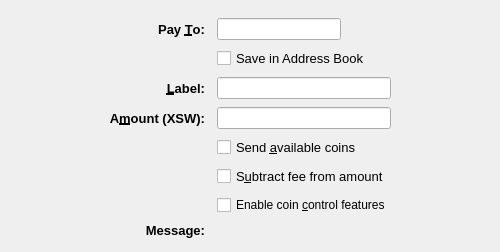
<?xml version="1.0" encoding="UTF-8"?>
<ui version="4.0">
 <class>SendCoinsEntry</class>
 <widget class="QStackedWidget" name="SendCoinsEntry">
  <property name="focusPolicy">
   <enum>Qt::TabFocus</enum>
  </property>
  <property name="autoFillBackground">
   <bool>false</bool>
  </property>
  <property name="currentIndex">
   <number>0</number>
  </property>
  <widget class="QFrame" name="SendCoins">
   <property name="frameShape">
    <enum>QFrame::NoFrame</enum>
   </property>
   <layout class="QGridLayout" name="gridLayout">
    <property name="topMargin">
     <number>8</number>
    </property>
    <property name="bottomMargin">
     <number>4</number>
    </property>
    <property name="horizontalSpacing">
     <number>12</number>
    </property>
    <property name="verticalSpacing">
     <number>8</number>
    </property>
    <item row="1" column="0">
     <spacer name="horizontalSpacer">
      <property name="orientation">
       <enum>Qt::Horizontal</enum>
      </property>
      <property name="sizeType">
       <enum>QSizePolicy::Maximum</enum>
      </property>
      <property name="sizeHint" stdset="0">
       <size>
        <width>100</width>
        <height>20</height>
       </size>
      </property>
     </spacer>
    </item>
    <item row="3" column="2">
     <widget class="QLineEdit" name="addAsLabel">
      <property name="toolTip">
       <string>Enter a label for this address to add it to the list of used addresses</string>
      </property>
     </widget>
    </item>
    <item row="0" column="2">
     <spacer name="verticalSpacer">
      <property name="orientation">
       <enum>Qt::Vertical</enum>
      </property>
      <property name="sizeHint" stdset="0">
       <size>
        <width>20</width>
        <height>10</height>
       </size>
      </property>
     </spacer>
    </item>
    <item row="1" column="3">
     <spacer name="horizontalSpacer_2">
      <property name="orientation">
       <enum>Qt::Horizontal</enum>
      </property>
      <property name="sizeType">
       <enum>QSizePolicy::Maximum</enum>
      </property>
      <property name="sizeHint" stdset="0">
       <size>
        <width>100</width>
        <height>20</height>
       </size>
      </property>
     </spacer>
    </item>
    <item row="12" column="2">
     <widget class="QLabel" name="messageTextLabel">
      <property name="toolTip">
       <string>A message that was attached to the stakework: URI which will be stored with the transaction for your reference. Note: This message will not be sent over the StakeWork network.</string>
      </property>
      <property name="textFormat">
       <enum>Qt::PlainText</enum>
      </property>
     </widget>
    </item>
    <item row="1" column="1">
     <widget class="QLabel" name="payToLabel">
      <property name="font">
       <font>
        <pointsize>10</pointsize>
        <weight>75</weight>
        <bold>true</bold>
       </font>
      </property>
      <property name="text">
       <string>Pay &amp;To:</string>
      </property>
      <property name="alignment">
       <set>Qt::AlignRight|Qt::AlignTrailing|Qt::AlignVCenter</set>
      </property>
      <property name="buddy">
       <cstring>payTo</cstring>
      </property>
     </widget>
    </item>
    <item row="12" column="1">
     <widget class="QLabel" name="messageLabel">
      <property name="font">
       <font>
        <pointsize>10</pointsize>
        <weight>75</weight>
        <bold>true</bold>
       </font>
      </property>
      <property name="text">
       <string>Message:</string>
      </property>
      <property name="alignment">
       <set>Qt::AlignRight|Qt::AlignTrailing|Qt::AlignVCenter</set>
      </property>
     </widget>
    </item>
    <item row="6" column="2">
     <layout class="QHBoxLayout" name="horizontalLayoutAmount" stretch="0">
      <item>
       <widget class="StakeWorkAmountField" name="payAmount">
       </widget>
      </item>
     </layout>
    </item>
    <item row="3" column="1">
     <widget class="QLabel" name="labellLabel">
      <property name="font">
       <font>
        <pointsize>10</pointsize>
        <weight>75</weight>
        <bold>true</bold>
       </font>
      </property>
      <property name="text">
       <string>&amp;Label:</string>
      </property>
      <property name="alignment">
       <set>Qt::AlignRight|Qt::AlignTrailing|Qt::AlignVCenter</set>
      </property>
      <property name="buddy">
       <cstring>addAsLabel</cstring>
      </property>
     </widget>
    </item>
    <item row="1" column="2">
     <layout class="QHBoxLayout" name="payToLayout">
      <property name="spacing">
       <number>0</number>
      </property>
      <item>
       <widget class="QValidatedLineEdit" name="payTo">
        <property name="toolTip">
         <string>The StakeWork address to send the payment to</string>
        </property>
       </widget>
      </item>
      <item>
       <widget class="QPushButton" name="addressBookButton">
        <property name="icon">
         <iconset resource="../stakework.qrc">
          <normaloff>:/icons/address-book</normaloff>:/icons/address-book</iconset>
        </property>
        <property name="flat">
         <bool>true</bool>
        </property>
        <property name="shortcut">
         <string>Alt+A</string>
        </property>
       </widget>
      </item>
      <item>
       <spacer name="horizontalSpacer_3">
        <property name="orientation">
         <enum>Qt::Horizontal</enum>
        </property>
        <property name="sizeType">
         <enum>QSizePolicy::Maximum</enum>
        </property>
        <property name="sizeHint" stdset="0">
         <size>
          <width>10</width>
          <height>20</height>
         </size>
        </property>
       </spacer>
      </item>
     </layout>
    </item>
    <item row="10" column="2">
     <spacer name="verticalSpacer_3">
      <property name="orientation">
       <enum>Qt::Vertical</enum>
      </property>
      <property name="sizeHint" stdset="0">
       <size>
        <width>20</width>
        <height>10</height>
       </size>
      </property>
     </spacer>
    </item>
    <item row="2" column="2">
     <widget class="QCheckBox" name="addressBookCheckBox">
      <property name="font">
       <font>
        <pointsize>10</pointsize>
       </font>
      </property>
      <property name="text">
       <string>Save in Address Book</string>
      </property>
      <property name="toolTip">
       <string>Save this address in the address book for later reference.</string>
      </property>
     </widget>
    </item>
    <item row="6" column="1">
     <widget class="QLabel" name="amountLabel">
      <property name="font">
       <font>
        <pointsize>10</pointsize>
        <weight>75</weight>
        <bold>true</bold>
       </font>
      </property>
      <property name="text">
       <string>A&amp;mount (XSW):</string>
      </property>
      <property name="alignment">
       <set>Qt::AlignRight|Qt::AlignTrailing|Qt::AlignVCenter</set>
      </property>
      <property name="buddy">
       <cstring>payAmount</cstring>
      </property>
      <property name="toolTip">
       <string>How much do you want to send?</string>
      </property>
     </widget>
    </item>
    <item row="13" column="2">
     <spacer name="verticalSpacer_2">
      <property name="orientation">
       <enum>Qt::Vertical</enum>
      </property>
      <property name="sizeHint" stdset="0">
       <size>
        <width>20</width>
        <height>10</height>
       </size>
      </property>
     </spacer>
    </item>
    <item row="7" column="2">
     <widget class="QCheckBox" name="checkboxUseFullAmount">
      <property name="font">
       <font>
        <pointsize>10</pointsize>
       </font>
      </property>
      <property name="toolTip">
       <string>Should we use all available balance to send?</string>
      </property>
      <property name="text">
       <string>Send &amp;available coins</string>
      </property>
     </widget>
    </item>
    <item row="8" column="2">
     <widget class="QCheckBox" name="checkboxSubtractFeeFromAmount">
      <property name="font">
       <font>
        <pointsize>10</pointsize>
       </font>
      </property>
      <property name="toolTip">
       <string>The fee will be deducted from the amount being sent. The recipient will receive less stakeworks than you enter in the amount field. If multiple recipients are selected, the fee is split equally.</string>
      </property>
      <property name="text">
       <string>S&amp;ubtract fee from amount</string>
      </property>
     </widget>
    </item>
    <item row="10" column="2">
     <widget class="QCheckBox" name="checkboxCoinControl">
      <property name="toolTip">
       <string>Whether to show coin control features or not.</string>
      </property>
      <property name="text">
       <string>Enable coin &amp;control features</string>
      </property>
     </widget>
    </item>
   </layout>
  </widget>
  <widget class="QFrame" name="SendCoins_UnauthenticatedPaymentRequest">
   <property name="visible">
    <bool>false</bool>
   </property>
   <property name="palette">
    <palette>
     <active>
      <colorrole role="WindowText">
       <brush brushstyle="SolidPattern">
        <color alpha="255">
         <red>0</red>
         <green>0</green>
         <blue>0</blue>
        </color>
       </brush>
      </colorrole>
      <colorrole role="Button">
       <brush brushstyle="SolidPattern">
        <color alpha="255">
         <red>239</red>
         <green>241</green>
         <blue>244</blue>
        </color>
       </brush>
      </colorrole>
      <colorrole role="Light">
       <brush brushstyle="SolidPattern">
        <color alpha="255">
         <red>255</red>
         <green>255</green>
         <blue>255</blue>
        </color>
       </brush>
      </colorrole>
      <colorrole role="Midlight">
       <brush brushstyle="SolidPattern">
        <color alpha="255">
         <red>255</red>
         <green>255</green>
         <blue>191</blue>
        </color>
       </brush>
      </colorrole>
      <colorrole role="Dark">
       <brush brushstyle="SolidPattern">
        <color alpha="255">
         <red>127</red>
         <green>127</green>
         <blue>63</blue>
        </color>
       </brush>
      </colorrole>
      <colorrole role="Mid">
       <brush brushstyle="SolidPattern">
        <color alpha="255">
         <red>170</red>
         <green>170</green>
         <blue>84</blue>
        </color>
       </brush>
      </colorrole>
      <colorrole role="Text">
       <brush brushstyle="SolidPattern">
        <color alpha="255">
         <red>0</red>
         <green>0</green>
         <blue>0</blue>
        </color>
       </brush>
      </colorrole>
      <colorrole role="BrightText">
       <brush brushstyle="SolidPattern">
        <color alpha="255">
         <red>255</red>
         <green>255</green>
         <blue>255</blue>
        </color>
       </brush>
      </colorrole>
      <colorrole role="ButtonText">
       <brush brushstyle="SolidPattern">
        <color alpha="255">
         <red>0</red>
         <green>0</green>
         <blue>0</blue>
        </color>
       </brush>
      </colorrole>
      <colorrole role="Base">
       <brush brushstyle="SolidPattern">
        <color alpha="255">
         <red>239</red>
         <green>241</green>
         <blue>244</blue>
        </color>
       </brush>
      </colorrole>
      <colorrole role="Window">
       <brush brushstyle="SolidPattern">
        <color alpha="255">
         <red>239</red>
         <green>241</green>
         <blue>244</blue>
        </color>
       </brush>
      </colorrole>
      <colorrole role="Shadow">
       <brush brushstyle="SolidPattern">
        <color alpha="255">
         <red>0</red>
         <green>0</green>
         <blue>0</blue>
        </color>
       </brush>
      </colorrole>
      <colorrole role="AlternateBase">
       <brush brushstyle="SolidPattern">
        <color alpha="255">
         <red>255</red>
         <green>255</green>
         <blue>191</blue>
        </color>
       </brush>
      </colorrole>
      <colorrole role="ToolTipBase">
       <brush brushstyle="SolidPattern">
        <color alpha="255">
         <red>255</red>
         <green>255</green>
         <blue>220</blue>
        </color>
       </brush>
      </colorrole>
      <colorrole role="ToolTipText">
       <brush brushstyle="SolidPattern">
        <color alpha="255">
         <red>0</red>
         <green>0</green>
         <blue>0</blue>
        </color>
       </brush>
      </colorrole>
     </active>
     <inactive>
      <colorrole role="WindowText">
       <brush brushstyle="SolidPattern">
        <color alpha="255">
         <red>0</red>
         <green>0</green>
         <blue>0</blue>
        </color>
       </brush>
      </colorrole>
      <colorrole role="Button">
       <brush brushstyle="SolidPattern">
        <color alpha="255">
         <red>239</red>
         <green>241</green>
         <blue>244</blue>
        </color>
       </brush>
      </colorrole>
      <colorrole role="Light">
       <brush brushstyle="SolidPattern">
        <color alpha="255">
         <red>255</red>
         <green>255</green>
         <blue>255</blue>
        </color>
       </brush>
      </colorrole>
      <colorrole role="Midlight">
       <brush brushstyle="SolidPattern">
        <color alpha="255">
         <red>255</red>
         <green>255</green>
         <blue>191</blue>
        </color>
       </brush>
      </colorrole>
      <colorrole role="Dark">
       <brush brushstyle="SolidPattern">
        <color alpha="255">
         <red>127</red>
         <green>127</green>
         <blue>63</blue>
        </color>
       </brush>
      </colorrole>
      <colorrole role="Mid">
       <brush brushstyle="SolidPattern">
        <color alpha="255">
         <red>170</red>
         <green>170</green>
         <blue>84</blue>
        </color>
       </brush>
      </colorrole>
      <colorrole role="Text">
       <brush brushstyle="SolidPattern">
        <color alpha="255">
         <red>0</red>
         <green>0</green>
         <blue>0</blue>
        </color>
       </brush>
      </colorrole>
      <colorrole role="BrightText">
       <brush brushstyle="SolidPattern">
        <color alpha="255">
         <red>255</red>
         <green>255</green>
         <blue>255</blue>
        </color>
       </brush>
      </colorrole>
      <colorrole role="ButtonText">
       <brush brushstyle="SolidPattern">
        <color alpha="255">
         <red>0</red>
         <green>0</green>
         <blue>0</blue>
        </color>
       </brush>
      </colorrole>
      <colorrole role="Base">
       <brush brushstyle="SolidPattern">
        <color alpha="255">
         <red>239</red>
         <green>241</green>
         <blue>244</blue>
        </color>
       </brush>
      </colorrole>
      <colorrole role="Window">
       <brush brushstyle="SolidPattern">
        <color alpha="255">
         <red>239</red>
         <green>241</green>
         <blue>244</blue>
        </color>
       </brush>
      </colorrole>
      <colorrole role="Shadow">
       <brush brushstyle="SolidPattern">
        <color alpha="255">
         <red>0</red>
         <green>0</green>
         <blue>0</blue>
        </color>
       </brush>
      </colorrole>
      <colorrole role="AlternateBase">
       <brush brushstyle="SolidPattern">
        <color alpha="255">
         <red>255</red>
         <green>255</green>
         <blue>191</blue>
        </color>
       </brush>
      </colorrole>
      <colorrole role="ToolTipBase">
       <brush brushstyle="SolidPattern">
        <color alpha="255">
         <red>255</red>
         <green>255</green>
         <blue>220</blue>
        </color>
       </brush>
      </colorrole>
      <colorrole role="ToolTipText">
       <brush brushstyle="SolidPattern">
        <color alpha="255">
         <red>0</red>
         <green>0</green>
         <blue>0</blue>
        </color>
       </brush>
      </colorrole>
     </inactive>
     <disabled>
      <colorrole role="WindowText">
       <brush brushstyle="SolidPattern">
        <color alpha="255">
         <red>127</red>
         <green>127</green>
         <blue>63</blue>
        </color>
       </brush>
      </colorrole>
      <colorrole role="Button">
       <brush brushstyle="SolidPattern">
        <color alpha="255">
         <red>239</red>
         <green>241</green>
         <blue>244</blue>
        </color>
       </brush>
      </colorrole>
      <colorrole role="Light">
       <brush brushstyle="SolidPattern">
        <color alpha="255">
         <red>255</red>
         <green>255</green>
         <blue>255</blue>
        </color>
       </brush>
      </colorrole>
      <colorrole role="Midlight">
       <brush brushstyle="SolidPattern">
        <color alpha="255">
         <red>255</red>
         <green>255</green>
         <blue>191</blue>
        </color>
       </brush>
      </colorrole>
      <colorrole role="Dark">
       <brush brushstyle="SolidPattern">
        <color alpha="255">
         <red>127</red>
         <green>127</green>
         <blue>63</blue>
        </color>
       </brush>
      </colorrole>
      <colorrole role="Mid">
       <brush brushstyle="SolidPattern">
        <color alpha="255">
         <red>170</red>
         <green>170</green>
         <blue>84</blue>
        </color>
       </brush>
      </colorrole>
      <colorrole role="Text">
       <brush brushstyle="SolidPattern">
        <color alpha="255">
         <red>127</red>
         <green>127</green>
         <blue>63</blue>
        </color>
       </brush>
      </colorrole>
      <colorrole role="BrightText">
       <brush brushstyle="SolidPattern">
        <color alpha="255">
         <red>255</red>
         <green>255</green>
         <blue>255</blue>
        </color>
       </brush>
      </colorrole>
      <colorrole role="ButtonText">
       <brush brushstyle="SolidPattern">
        <color alpha="255">
         <red>127</red>
         <green>127</green>
         <blue>63</blue>
        </color>
       </brush>
      </colorrole>
      <colorrole role="Base">
       <brush brushstyle="SolidPattern">
        <color alpha="255">
         <red>239</red>
         <green>241</green>
         <blue>244</blue>
        </color>
       </brush>
      </colorrole>
      <colorrole role="Window">
       <brush brushstyle="SolidPattern">
        <color alpha="255">
         <red>239</red>
         <green>241</green>
         <blue>244</blue>
        </color>
       </brush>
      </colorrole>
      <colorrole role="Shadow">
       <brush brushstyle="SolidPattern">
        <color alpha="255">
         <red>0</red>
         <green>0</green>
         <blue>0</blue>
        </color>
       </brush>
      </colorrole>
      <colorrole role="AlternateBase">
       <brush brushstyle="SolidPattern">
        <color alpha="255">
         <red>255</red>
         <green>255</green>
         <blue>127</blue>
        </color>
       </brush>
      </colorrole>
      <colorrole role="ToolTipBase">
       <brush brushstyle="SolidPattern">
        <color alpha="255">
         <red>255</red>
         <green>255</green>
         <blue>220</blue>
        </color>
       </brush>
      </colorrole>
      <colorrole role="ToolTipText">
       <brush brushstyle="SolidPattern">
        <color alpha="255">
         <red>0</red>
         <green>0</green>
         <blue>0</blue>
        </color>
       </brush>
      </colorrole>
     </disabled>
    </palette>
   </property>
   <property name="toolTip">
    <string>This is an unauthenticated payment request.</string>
   </property>
   <property name="autoFillBackground">
    <bool>false</bool>
   </property>
   <property name="frameShape">
    <enum>QFrame::NoFrame</enum>
   </property>
   <layout class="QGridLayout" name="gridLayout_is">
    <property name="spacing">
     <number>12</number>
    </property>
    <item row="0" column="0">
     <widget class="QLabel" name="payToLabel_is">
      <property name="text">
       <string>Pay To:</string>
      </property>
      <property name="alignment">
       <set>Qt::AlignRight|Qt::AlignTrailing|Qt::AlignVCenter</set>
      </property>
     </widget>
    </item>
    <item row="0" column="1">
     <layout class="QHBoxLayout" name="payToLayout_is">
      <property name="spacing">
       <number>0</number>
      </property>
      <item>
       <widget class="QLabel" name="payTo_is">
       </widget>
      </item>
      <item>
       <widget class="QToolButton" name="deleteButton_is">
        <property name="toolTip">
         <string>Remove this entry</string>
        </property>
        <property name="text">
         <string/>
        </property>
        <property name="icon">
         <iconset resource="../stakework.qrc">
          <normaloff>:/icons/remove</normaloff>:/icons/remove</iconset>
        </property>
       </widget>
      </item>
     </layout>
    </item>
    <item row="1" column="0">
     <widget class="QLabel" name="memoLabel_is">
      <property name="text">
       <string>Memo:</string>
      </property>
      <property name="alignment">
       <set>Qt::AlignRight|Qt::AlignTrailing|Qt::AlignVCenter</set>
      </property>
     </widget>
    </item>
    <item row="1" column="1">
     <widget class="QLabel" name="memoTextLabel_is">
      <property name="textFormat">
       <enum>Qt::PlainText</enum>
      </property>
     </widget>
    </item>
    <item row="2" column="0">
     <widget class="QLabel" name="amountLabel_is">
      <property name="text">
       <string>A&amp;mount:</string>
      </property>
      <property name="alignment">
       <set>Qt::AlignRight|Qt::AlignTrailing|Qt::AlignVCenter</set>
      </property>
      <property name="buddy">
       <cstring>payAmount_is</cstring>
      </property>
     </widget>
    </item>
    <item row="2" column="1">
     <widget class="StakeWorkAmountField" name="payAmount_is">
      <property name="acceptDrops">
       <bool>false</bool>
      </property>
     </widget>
    </item>
   </layout>
  </widget>
  <widget class="QFrame" name="SendCoins_AuthenticatedPaymentRequest">
   <property name="visible">
    <bool>false</bool>
   </property>
   <property name="palette">
    <palette>
     <active>
      <colorrole role="WindowText">
       <brush brushstyle="SolidPattern">
        <color alpha="255">
         <red>0</red>
         <green>0</green>
         <blue>0</blue>
        </color>
       </brush>
      </colorrole>
      <colorrole role="Button">
       <brush brushstyle="SolidPattern">
        <color alpha="255">
         <red>239</red>
         <green>241</green>
         <blue>244</blue>
        </color>
       </brush>
      </colorrole>
      <colorrole role="Light">
       <brush brushstyle="SolidPattern">
        <color alpha="255">
         <red>230</red>
         <green>255</green>
         <blue>224</blue>
        </color>
       </brush>
      </colorrole>
      <colorrole role="Midlight">
       <brush brushstyle="SolidPattern">
        <color alpha="255">
         <red>185</red>
         <green>243</green>
         <blue>171</blue>
        </color>
       </brush>
      </colorrole>
      <colorrole role="Dark">
       <brush brushstyle="SolidPattern">
        <color alpha="255">
         <red>70</red>
         <green>116</green>
         <blue>59</blue>
        </color>
       </brush>
      </colorrole>
      <colorrole role="Mid">
       <brush brushstyle="SolidPattern">
        <color alpha="255">
         <red>93</red>
         <green>155</green>
         <blue>79</blue>
        </color>
       </brush>
      </colorrole>
      <colorrole role="Text">
       <brush brushstyle="SolidPattern">
        <color alpha="255">
         <red>0</red>
         <green>0</green>
         <blue>0</blue>
        </color>
       </brush>
      </colorrole>
      <colorrole role="BrightText">
       <brush brushstyle="SolidPattern">
        <color alpha="255">
         <red>155</red>
         <green>255</green>
         <blue>147</blue>
        </color>
       </brush>
      </colorrole>
      <colorrole role="ButtonText">
       <brush brushstyle="SolidPattern">
        <color alpha="255">
         <red>0</red>
         <green>0</green>
         <blue>0</blue>
        </color>
       </brush>
      </colorrole>
      <colorrole role="Base">
       <brush brushstyle="SolidPattern">
        <color alpha="255">
         <red>239</red>
         <green>241</green>
         <blue>244</blue>
        </color>
       </brush>
      </colorrole>
      <colorrole role="Window">
       <brush brushstyle="SolidPattern">
        <color alpha="255">
         <red>239</red>
         <green>241</green>
         <blue>244</blue>
        </color>
       </brush>
      </colorrole>
      <colorrole role="Shadow">
       <brush brushstyle="SolidPattern">
        <color alpha="255">
         <red>0</red>
         <green>0</green>
         <blue>0</blue>
        </color>
       </brush>
      </colorrole>
      <colorrole role="AlternateBase">
       <brush brushstyle="SolidPattern">
        <color alpha="255">
         <red>197</red>
         <green>243</green>
         <blue>187</blue>
        </color>
       </brush>
      </colorrole>
      <colorrole role="NoRole">
       <brush brushstyle="SolidPattern">
        <color alpha="255">
         <red>125</red>
         <green>194</green>
         <blue>122</blue>
        </color>
       </brush>
      </colorrole>
      <colorrole role="ToolTipBase">
       <brush brushstyle="SolidPattern">
        <color alpha="255">
         <red>255</red>
         <green>255</green>
         <blue>220</blue>
        </color>
       </brush>
      </colorrole>
      <colorrole role="ToolTipText">
       <brush brushstyle="SolidPattern">
        <color alpha="255">
         <red>0</red>
         <green>0</green>
         <blue>0</blue>
        </color>
       </brush>
      </colorrole>
     </active>
     <inactive>
      <colorrole role="WindowText">
       <brush brushstyle="SolidPattern">
        <color alpha="255">
         <red>0</red>
         <green>0</green>
         <blue>0</blue>
        </color>
       </brush>
      </colorrole>
      <colorrole role="Button">
       <brush brushstyle="SolidPattern">
        <color alpha="255">
         <red>239</red>
         <green>241</green>
         <blue>244</blue>
        </color>
       </brush>
      </colorrole>
      <colorrole role="Light">
       <brush brushstyle="SolidPattern">
        <color alpha="255">
         <red>230</red>
         <green>255</green>
         <blue>224</blue>
        </color>
       </brush>
      </colorrole>
      <colorrole role="Midlight">
       <brush brushstyle="SolidPattern">
        <color alpha="255">
         <red>185</red>
         <green>243</green>
         <blue>171</blue>
        </color>
       </brush>
      </colorrole>
      <colorrole role="Dark">
       <brush brushstyle="SolidPattern">
        <color alpha="255">
         <red>70</red>
         <green>116</green>
         <blue>59</blue>
        </color>
       </brush>
      </colorrole>
      <colorrole role="Mid">
       <brush brushstyle="SolidPattern">
        <color alpha="255">
         <red>93</red>
         <green>155</green>
         <blue>79</blue>
        </color>
       </brush>
      </colorrole>
      <colorrole role="Text">
       <brush brushstyle="SolidPattern">
        <color alpha="255">
         <red>0</red>
         <green>0</green>
         <blue>0</blue>
        </color>
       </brush>
      </colorrole>
      <colorrole role="BrightText">
       <brush brushstyle="SolidPattern">
        <color alpha="255">
         <red>155</red>
         <green>255</green>
         <blue>147</blue>
        </color>
       </brush>
      </colorrole>
      <colorrole role="ButtonText">
       <brush brushstyle="SolidPattern">
        <color alpha="255">
         <red>0</red>
         <green>0</green>
         <blue>0</blue>
        </color>
       </brush>
      </colorrole>
      <colorrole role="Base">
       <brush brushstyle="SolidPattern">
        <color alpha="255">
         <red>239</red>
         <green>241</green>
         <blue>244</blue>
        </color>
       </brush>
      </colorrole>
      <colorrole role="Window">
       <brush brushstyle="SolidPattern">
        <color alpha="255">
         <red>239</red>
         <green>241</green>
         <blue>244</blue>
        </color>
       </brush>
      </colorrole>
      <colorrole role="Shadow">
       <brush brushstyle="SolidPattern">
        <color alpha="255">
         <red>0</red>
         <green>0</green>
         <blue>0</blue>
        </color>
       </brush>
      </colorrole>
      <colorrole role="AlternateBase">
       <brush brushstyle="SolidPattern">
        <color alpha="255">
         <red>197</red>
         <green>243</green>
         <blue>187</blue>
        </color>
       </brush>
      </colorrole>
      <colorrole role="NoRole">
       <brush brushstyle="SolidPattern">
        <color alpha="255">
         <red>125</red>
         <green>194</green>
         <blue>122</blue>
        </color>
       </brush>
      </colorrole>
      <colorrole role="ToolTipBase">
       <brush brushstyle="SolidPattern">
        <color alpha="255">
         <red>255</red>
         <green>255</green>
         <blue>220</blue>
        </color>
       </brush>
      </colorrole>
      <colorrole role="ToolTipText">
       <brush brushstyle="SolidPattern">
        <color alpha="255">
         <red>0</red>
         <green>0</green>
         <blue>0</blue>
        </color>
       </brush>
      </colorrole>
     </inactive>
     <disabled>
      <colorrole role="WindowText">
       <brush brushstyle="SolidPattern">
        <color alpha="255">
         <red>70</red>
         <green>116</green>
         <blue>59</blue>
        </color>
       </brush>
      </colorrole>
      <colorrole role="Button">
       <brush brushstyle="SolidPattern">
        <color alpha="255">
         <red>239</red>
         <green>241</green>
         <blue>244</blue>
        </color>
       </brush>
      </colorrole>
      <colorrole role="Light">
       <brush brushstyle="SolidPattern">
        <color alpha="255">
         <red>230</red>
         <green>255</green>
         <blue>224</blue>
        </color>
       </brush>
      </colorrole>
      <colorrole role="Midlight">
       <brush brushstyle="SolidPattern">
        <color alpha="255">
         <red>185</red>
         <green>243</green>
         <blue>171</blue>
        </color>
       </brush>
      </colorrole>
      <colorrole role="Dark">
       <brush brushstyle="SolidPattern">
        <color alpha="255">
         <red>70</red>
         <green>116</green>
         <blue>59</blue>
        </color>
       </brush>
      </colorrole>
      <colorrole role="Mid">
       <brush brushstyle="SolidPattern">
        <color alpha="255">
         <red>93</red>
         <green>155</green>
         <blue>79</blue>
        </color>
       </brush>
      </colorrole>
      <colorrole role="Text">
       <brush brushstyle="SolidPattern">
        <color alpha="255">
         <red>70</red>
         <green>116</green>
         <blue>59</blue>
        </color>
       </brush>
      </colorrole>
      <colorrole role="BrightText">
       <brush brushstyle="SolidPattern">
        <color alpha="255">
         <red>155</red>
         <green>255</green>
         <blue>147</blue>
        </color>
       </brush>
      </colorrole>
      <colorrole role="ButtonText">
       <brush brushstyle="SolidPattern">
        <color alpha="255">
         <red>70</red>
         <green>116</green>
         <blue>59</blue>
        </color>
       </brush>
      </colorrole>
      <colorrole role="Base">
       <brush brushstyle="SolidPattern">
        <color alpha="255">
         <red>239</red>
         <green>241</green>
         <blue>244</blue>
        </color>
       </brush>
      </colorrole>
      <colorrole role="Window">
       <brush brushstyle="SolidPattern">
        <color alpha="255">
         <red>239</red>
         <green>241</green>
         <blue>244</blue>
        </color>
       </brush>
      </colorrole>
      <colorrole role="Shadow">
       <brush brushstyle="SolidPattern">
        <color alpha="255">
         <red>0</red>
         <green>0</green>
         <blue>0</blue>
        </color>
       </brush>
      </colorrole>
      <colorrole role="AlternateBase">
       <brush brushstyle="SolidPattern">
        <color alpha="255">
         <red>140</red>
         <green>232</green>
         <blue>119</blue>
        </color>
       </brush>
      </colorrole>
      <colorrole role="NoRole">
       <brush brushstyle="SolidPattern">
        <color alpha="255">
         <red>125</red>
         <green>194</green>
         <blue>122</blue>
        </color>
       </brush>
      </colorrole>
      <colorrole role="ToolTipBase">
       <brush brushstyle="SolidPattern">
        <color alpha="255">
         <red>255</red>
         <green>255</green>
         <blue>220</blue>
        </color>
       </brush>
      </colorrole>
      <colorrole role="ToolTipText">
       <brush brushstyle="SolidPattern">
        <color alpha="255">
         <red>0</red>
         <green>0</green>
         <blue>0</blue>
        </color>
       </brush>
      </colorrole>
     </disabled>
    </palette>
   </property>
   <property name="toolTip">
    <string>This is an authenticated payment request.</string>
   </property>
   <property name="autoFillBackground">
    <bool>false</bool>
   </property>
   <property name="frameShape">
    <enum>QFrame::NoFrame</enum>
   </property>
   <layout class="QGridLayout" name="gridLayout_s">
    <property name="spacing">
     <number>12</number>
    </property>
    <item row="0" column="0">
     <widget class="QLabel" name="payToLabel_s">
      <property name="text">
       <string>Pay To:</string>
      </property>
      <property name="alignment">
       <set>Qt::AlignRight|Qt::AlignTrailing|Qt::AlignVCenter</set>
      </property>
     </widget>
    </item>
    <item row="0" column="1">
     <layout class="QHBoxLayout" name="payToLayout_s">
      <property name="spacing">
       <number>0</number>
      </property>
      <item>
       <widget class="QLabel" name="payTo_s">
        <property name="textFormat">
         <enum>Qt::PlainText</enum>
        </property>
       </widget>
      </item>
      <item>
       <widget class="QToolButton" name="deleteButton_s">
        <property name="toolTip">
         <string>Remove this entry</string>
        </property>
        <property name="text">
         <string/>
        </property>
        <property name="icon">
         <iconset resource="../stakework.qrc">
          <normaloff>:/icons/remove</normaloff>:/icons/remove</iconset>
        </property>
       </widget>
      </item>
     </layout>
    </item>
    <item row="1" column="0">
     <widget class="QLabel" name="memoLabel_s">
      <property name="text">
       <string>Memo:</string>
      </property>
      <property name="alignment">
       <set>Qt::AlignRight|Qt::AlignTrailing|Qt::AlignVCenter</set>
      </property>
     </widget>
    </item>
    <item row="1" column="1">
     <widget class="QLabel" name="memoTextLabel_s">
      <property name="textFormat">
       <enum>Qt::PlainText</enum>
      </property>
     </widget>
    </item>
    <item row="2" column="0">
     <widget class="QLabel" name="amountLabel_s">
      <property name="text">
       <string>A&amp;mount:</string>
      </property>
      <property name="alignment">
       <set>Qt::AlignRight|Qt::AlignTrailing|Qt::AlignVCenter</set>
      </property>
      <property name="buddy">
       <cstring>payAmount_s</cstring>
      </property>
     </widget>
    </item>
    <item row="2" column="1">
     <widget class="StakeWorkAmountField" name="payAmount_s">
      <property name="acceptDrops">
       <bool>false</bool>
      </property>
     </widget>
    </item>
   </layout>
  </widget>
 </widget>
 <customwidgets>
  <customwidget>
   <class>QValidatedLineEdit</class>
   <extends>QLineEdit</extends>
   <header>qvalidatedlineedit.h</header>
  </customwidget>
  <customwidget>
   <class>StakeWorkAmountField</class>
   <extends>QLineEdit</extends>
   <header>stakeworkamountfield.h</header>
   <container>1</container>
  </customwidget>
 </customwidgets>
 <tabstops>
  <tabstop>payTo</tabstop>
  <tabstop>addressBookButton</tabstop>
  <tabstop>payAmount</tabstop>
  <tabstop>payAmount_is</tabstop>
  <tabstop>deleteButton_is</tabstop>
  <tabstop>payAmount_s</tabstop>
  <tabstop>deleteButton_s</tabstop>
 </tabstops>
 <resources>
  <include location="../stakework.qrc"/>
 </resources>
 <connections/>
</ui>
